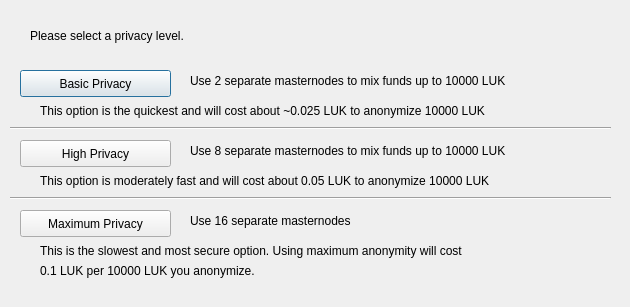
<?xml version="1.0" encoding="UTF-8"?>
<ui version="4.0">
 <class>ObfuscationConfig</class>
 <widget class="QDialog" name="ObfuscationConfig">
  <property name="geometry">
   <rect>
    <x>0</x>
    <y>0</y>
    <width>630</width>
    <height>307</height>
   </rect>
  </property>
  <property name="windowTitle">
   <string>Configure Obfuscation</string>
  </property>
  <widget class="QPushButton" name="buttonBasic">
   <property name="geometry">
    <rect>
     <x>20</x>
     <y>70</y>
     <width>151</width>
     <height>27</height>
    </rect>
   </property>
   <property name="text">
    <string>Basic Privacy</string>
   </property>
  </widget>
  <widget class="QPushButton" name="buttonHigh">
   <property name="geometry">
    <rect>
     <x>20</x>
     <y>140</y>
     <width>151</width>
     <height>27</height>
    </rect>
   </property>
   <property name="text">
    <string>High Privacy</string>
   </property>
  </widget>
  <widget class="QPushButton" name="buttonMax">
   <property name="geometry">
    <rect>
     <x>20</x>
     <y>210</y>
     <width>151</width>
     <height>27</height>
    </rect>
   </property>
   <property name="text">
    <string>Maximum Privacy</string>
   </property>
  </widget>
  <widget class="QLabel" name="label">
   <property name="geometry">
    <rect>
     <x>30</x>
     <y>20</y>
     <width>571</width>
     <height>31</height>
    </rect>
   </property>
   <property name="text">
    <string>Please select a privacy level.</string>
   </property>
  </widget>
  <widget class="QLabel" name="label_2">
   <property name="geometry">
    <rect>
     <x>190</x>
     <y>70</y>
     <width>421</width>
     <height>21</height>
    </rect>
   </property>
   <property name="text">
    <string>Use 2 separate masternodes to mix funds up to 10000 LUK</string>
   </property>
  </widget>
  <widget class="QLabel" name="label_3">
   <property name="geometry">
    <rect>
     <x>190</x>
     <y>140</y>
     <width>411</width>
     <height>21</height>
    </rect>
   </property>
   <property name="text">
    <string>Use 8 separate masternodes to mix funds up to 10000 LUK</string>
   </property>
  </widget>
  <widget class="QLabel" name="label_4">
   <property name="geometry">
    <rect>
     <x>190</x>
     <y>210</y>
     <width>421</width>
     <height>21</height>
    </rect>
   </property>
   <property name="text">
    <string>Use 16 separate masternodes</string>
   </property>
  </widget>
  <widget class="QLabel" name="label_6">
   <property name="geometry">
    <rect>
     <x>40</x>
     <y>100</y>
     <width>561</width>
     <height>21</height>
    </rect>
   </property>
   <property name="text">
    <string>This option is the quickest and will cost about ~0.025 LUK to anonymize 10000 LUK</string>
   </property>
  </widget>
  <widget class="QLabel" name="label_7">
   <property name="geometry">
    <rect>
     <x>40</x>
     <y>170</y>
     <width>561</width>
     <height>21</height>
    </rect>
   </property>
   <property name="text">
    <string>This option is moderately fast and will cost about 0.05 LUK to anonymize 10000 LUK</string>
   </property>
  </widget>
  <widget class="QLabel" name="label_8">
   <property name="geometry">
    <rect>
     <x>40</x>
     <y>240</y>
     <width>561</width>
     <height>21</height>
    </rect>
   </property>
   <property name="text">
    <string>This is the slowest and most secure option. Using maximum anonymity will cost</string>
   </property>
  </widget>
  <widget class="QLabel" name="label_9">
   <property name="geometry">
    <rect>
     <x>40</x>
     <y>260</y>
     <width>561</width>
     <height>21</height>
    </rect>
   </property>
   <property name="text">
    <string>0.1 LUK per 10000 LUK you anonymize.</string>
   </property>
  </widget>
  <widget class="Line" name="line">
   <property name="geometry">
    <rect>
     <x>10</x>
     <y>120</y>
     <width>601</width>
     <height>16</height>
    </rect>
   </property>
   <property name="orientation">
    <enum>Qt::Horizontal</enum>
   </property>
  </widget>
  <widget class="Line" name="line_2">
   <property name="geometry">
    <rect>
     <x>10</x>
     <y>190</y>
     <width>601</width>
     <height>16</height>
    </rect>
   </property>
   <property name="orientation">
    <enum>Qt::Horizontal</enum>
   </property>
  </widget>
 </widget>
 <resources/>
 <connections/>
</ui>
